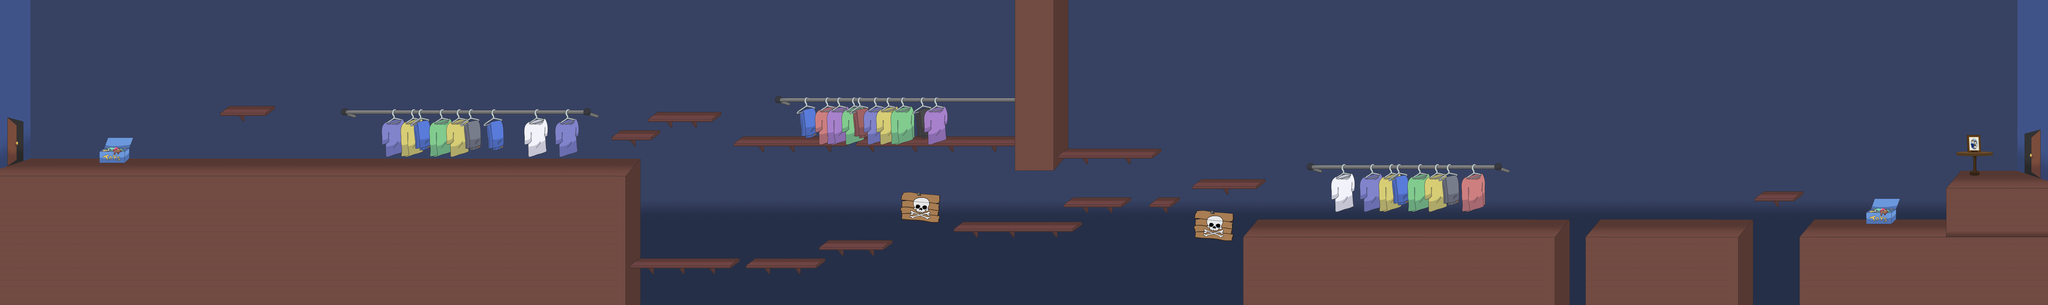

A level layout from a 2D game, rendered from its tile map. Below: a short description, then the map file with tile-grid data replaced by summaries:
An orthogonal 335x50 tile map with 45x45 px tiles, 18 tile layers (LanzaPapa, Capita, Pogo, Lampara, ...).

<map version="1.0" orientation="orthogonal" renderorder="right-down" width="335" height="50" tilewidth="45" tileheight="45" nextobjectid="1">
 <tileset firstgid="1" name="FondoArmario" tilewidth="45" tileheight="45" tilecount="2915" columns="55">
  <image source="TileArmario.png" width="2475" height="2400" />
 </tileset>
 <layer name="LanzaPapa" width="335" height="50">
  <data>[16750 cells, 0 non-empty, 0 distinct tile ids]</data>
 </layer>
 <layer name="Capita" width="335" height="50">
  <data>[16750 cells, 0 non-empty, 0 distinct tile ids]</data>
 </layer>
 <layer name="Pogo" width="335" height="50">
  <data>[16750 cells, 0 non-empty, 0 distinct tile ids]</data>
 </layer>
 <layer name="Lampara" width="335" height="50">
  <data>[16750 cells, 0 non-empty, 0 distinct tile ids]</data>
 </layer>
 <layer name="PisoFondo" width="335" height="50">
  <data>[16750 cells, 16750 non-empty, 9 distinct tile ids]</data>
 </layer>
 <layer name="ZonaMuerte" width="335" height="50">
  <data>[16750 cells, 335 non-empty, 1 distinct tile ids]</data>
 </layer>
 <layer name="Plataformas" width="335" height="50">
  <data>[16750 cells, 408 non-empty, 16 distinct tile ids]</data>
 </layer>
 <layer name="DetallesFondo" width="335" height="50">
  <data>[16750 cells, 4213 non-empty, 83 distinct tile ids]</data>
 </layer>
 <layer name="Plataformas2" width="335" height="50">
  <data>[16750 cells, 6 non-empty, 3 distinct tile ids]</data>
 </layer>
 <layer name="PlataformasNoCruzar" width="335" height="50">
  <data>[16750 cells, 508 non-empty, 29 distinct tile ids]</data>
 </layer>
 <layer name="DetallesFondo2" width="335" height="50">
  <data>[16750 cells, 88 non-empty, 41 distinct tile ids]</data>
 </layer>
 <layer name="ZonaDaño" width="335" height="50">
  <data>[16750 cells, 0 non-empty, 0 distinct tile ids]</data>
 </layer>
 <layer name="VidaExtra" width="335" height="50">
  <data>[16750 cells, 0 non-empty, 0 distinct tile ids]</data>
 </layer>
 <layer name="ParedPuerta" width="335" height="50">
  <data>[16750 cells, 290 non-empty, 150 distinct tile ids]</data>
 </layer>
 <layer name="Guardado" width="335" height="50">
  <data>[16750 cells, 42 non-empty, 42 distinct tile ids]</data>
 </layer>
 <layer name="CapaEncima" width="335" height="50">
  <data>[16750 cells, 812 non-empty, 572 distinct tile ids]</data>
 </layer>
 <layer name="Puerta1" width="335" height="50">
  <data>[16750 cells, 27 non-empty, 27 distinct tile ids]</data>
 </layer>
 <layer name="Puerta2" width="335" height="50">
  <data>[16750 cells, 27 non-empty, 27 distinct tile ids]</data>
 </layer>
</map>
